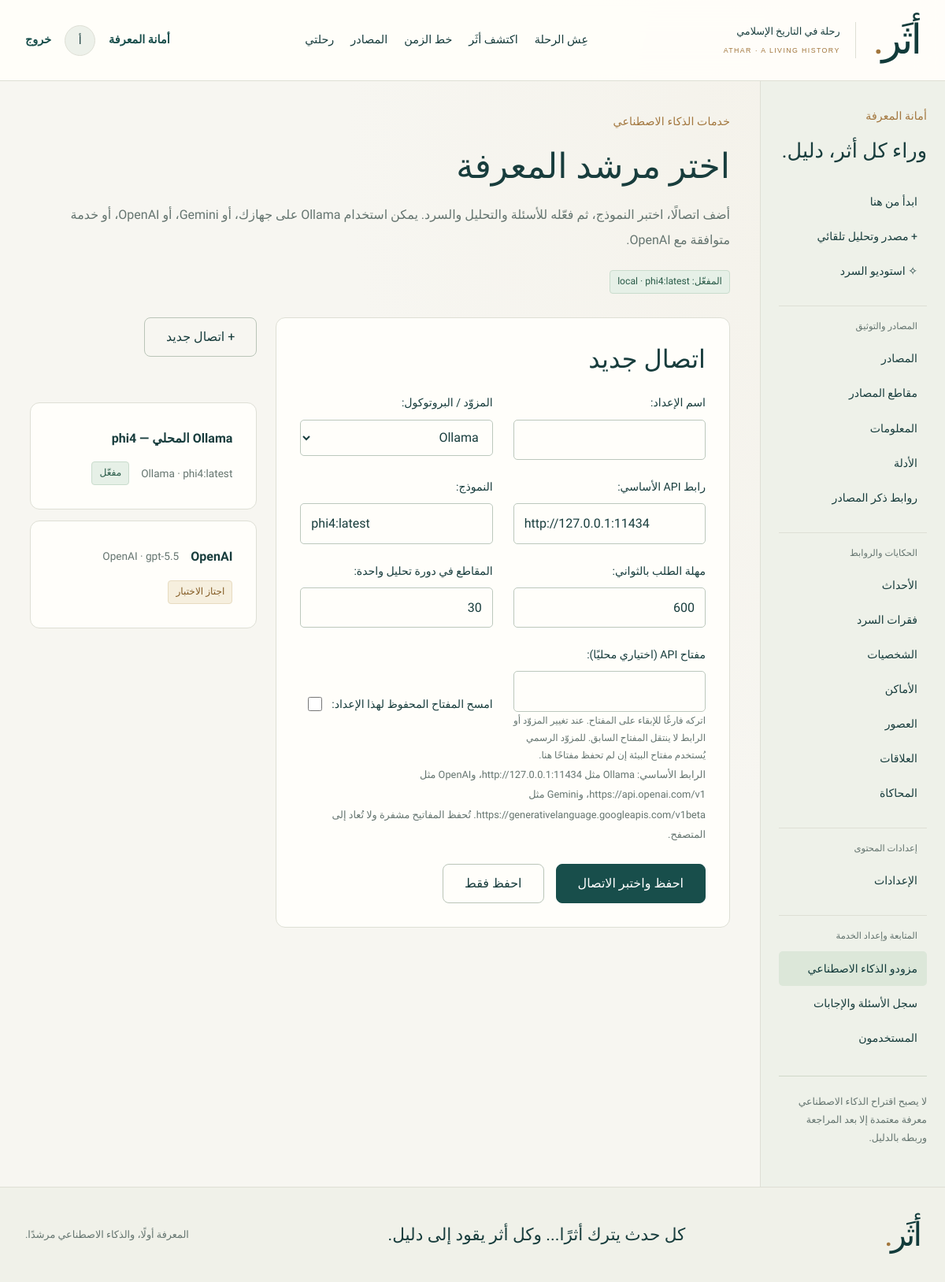
The page /dashboard/ai-providers/ (signed in) on the database as committed earlier.
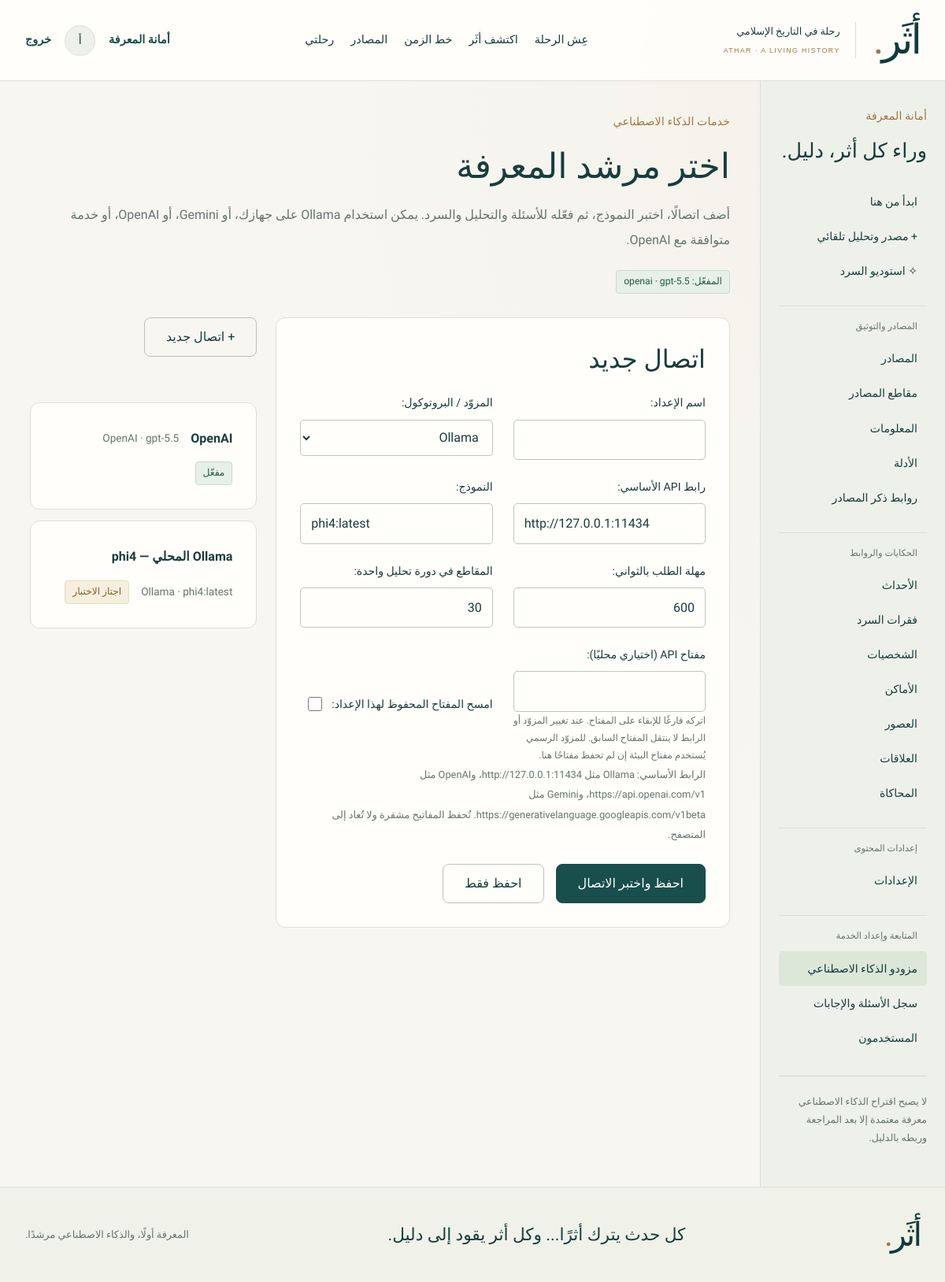
The same page on the database as committed later.
### apps/ai/models.py (models this page shows, shortened)
class ProviderConfiguration(models.Model):
    name = models.CharField('اسم الإعداد', max_length=120)
    kind = models.CharField('المزوّد / البروتوكول', max_length=20, choices=[('local', 'Ollama'), ('gemini', 'Gemini'), ('openai', 'OpenAI'), ('compatible', 'متوافق مع OpenAI')])
    base_url = models.URLField('رابط API الأساسي', max_length=2048)
    model = models.CharField('النموذج', max_length=160)
    encrypted_key = models.TextField(blank=True, editable=False)
    timeout_seconds = models.PositiveIntegerField('مهلة الطلب بالثواني', default=180, validators=[MinValueValidator(10), MaxValueValidator(900)])
    analysis_chunk_limit = models.PositiveIntegerField('المقاطع في دورة تحليل واحدة', default=30, validators=[MinValueValidator(1), MaxValueValidator(200)])
    is_active = models.BooleanField(default=False, editable=False)
    tested_at = models.DateTimeField(null=True, editable=False)
    test_ok = models.BooleanField(default=False, editable=False)
    test_message = models.CharField(max_length=500, blank=True, editable=False)
    updated_at = models.DateTimeField(auto_now=True)
    class Meta:
        constraints = [models.UniqueConstraint(fields=['is_active'], condition=models.Q(is_active=True), name='one_active_ai_provider')]

### apps/dashboard/provider_views.py (the view, shortened to what this page needs)
# urls.py: path('dashboard/ai-providers/', provider_views.providers, name='ai-providers'),
@admin_required
def providers(request, pk=None):
    instance = get_object_or_404(ProviderConfiguration, pk=pk) if pk else None
    old_endpoint = (instance.kind, instance.base_url.rstrip('/')) if instance else None
    initial = {} if instance else {'kind':'local','base_url':'http://127.0.0.1:11434','model':'phi4:latest','timeout_seconds':600}
    form = ProviderForm(request.POST or None, instance=instance, initial=initial)
    return render(request,'dashboard/providers.html', admin_context(section='providers',form=form,config=instance,
        configs=ProviderConfiguration.objects.order_by('-is_active','pk'),active=active_identity()))

### apps/dashboard/provider_views.py (shortened to what this page needs)
class ProviderForm(forms.ModelForm):
    api_key = forms.CharField(label='مفتاح API (اختياري محليًا)', required=False, max_length=2000, widget=forms.PasswordInput(render_value=False), help_text='اتركه فارغًا للإبقاء على المفتاح. عند تغيير المزوّد أو الرابط لا ينتقل المفتاح السابق. للمزوّد الرسمي يُستخدم مفتاح البيئة إن لم تحفظ مفتاحًا هنا.')
    clear_key = forms.BooleanField(label='امسح المفتاح المحفوظ لهذا الإعداد', required=False)
    class Meta:
        model = ProviderConfiguration
        fields = ['name','kind','base_url','model','timeout_seconds','analysis_chunk_limit']
        widgets = {'base_url':forms.URLInput(attrs={'dir':'ltr'}), 'model':forms.TextInput(attrs={'dir':'ltr'})}

### apps/accounts/models.py (called while the page is built)
    @property
    def is_admin(self):
        return self.is_active and (self.role == self.Role.ADMIN or self.is_superuser)

### apps/accounts/permissions.py (called while the page is built)
def is_admin(user):
    return user.is_authenticated and user.is_admin

### apps/ai/configuration.py (called while the page is built)
def active_configuration():
    from .models import ProviderConfiguration
    return ProviderConfiguration.objects.filter(is_active=True).first()

### templates/dashboard/providers.html (shortened to what this page needs)
{% extends 'dashboard/base.html' %}{% block admin_content %}
<header class="studio-heading"><p class="eyebrow">خدمات الذكاء الاصطناعي</p><h1>اختر مرشد المعرفة</h1><p>أضف اتصالًا، اختبر النموذج، ثم فعّله للأسئلة والتحليل والسرد. يمكن استخدام Ollama على جهازك، أو Gemini، أو OpenAI، أو خدمة متوافقة مع OpenAI.</p><span class="badge fact">المفعّل: <bdi>{{ active.provider }} · {{ active.model }}</bdi></span></header>
<div class="provider-grid"><section class="paper"><h2>{% if config %}{{ config.name }}{% else %}اتصال جديد{% endif %}</h2>
<form method="post" data-busy-form>{% csrf_token %}{{ form.non_field_errors }}<div class="editor-grid">{% for field in form %}<div class="form-field">{{ field.errors }}{{ field.label_tag }}{{ field }}{% if field.help_text %}<small class="helptext">{{ field.help_text }}</small>{% endif %}</div>{% endfor %}</div>
<p class="muted">الرابط الأساسي: Ollama مثل <bdi>http://127.0.0.1:11434</bdi>، وOpenAI مثل <bdi>https://api.openai.com/v1</bdi>، وGemini مثل <bdi>https://generativelanguage.googleapis.com/v1beta</bdi>. تُحفظ المفاتيح مشفرة ولا تُعاد إلى المتصفح.</p>
<div class="actions"><button class="button" name="action" value="test" data-busy-label="نختبر التوليد من النموذج…" type="submit">احفظ واختبر الاتصال</button><button class="button secondary" name="action" value="save" type="submit">احفظ فقط</button></div></form>
{% if config.test_ok and not config.is_active %}<form method="post" action="{% url 'ai-provider-activate' config.pk %}">{% csrf_token %}<button type="submit" class="button">فعّل هذا المزوّد</button></form>{% endif %}</section>
<aside><a class="button secondary" href="{% url 'ai-providers' %}">+ اتصال جديد</a><div class="studio-runs section">{% for item in configs %}<a class="paper studio-run" href="{% url 'ai-provider-edit' item.pk %}"><strong>{{ item.name }}</strong><small><bdi>{{ item.get_kind_display }} · {{ item.model }}</bdi></small>{% if item.is_active %}<span class="badge fact">مفعّل</span>{% elif item.test_ok %}<span class="badge interpretation">اجتاز الاختبار</span>{% else %}<span class="badge neutral">يحتاج اختبارًا</span>{% endif %}</a>{% endfor %}</div></aside></div>
{% endblock %}

Rows that differ between the two databases and show on the page:
changed ProviderConfiguration "OpenAI": is_active "اجتاز الاختبار" → "مفعّل"; moves up the list
changed ProviderConfiguration "Ollama المحلي — phi4": is_active "مفعّل" → "اجتاز الاختبار"
Other text that changed with them:
{{ active.provider }}: "local" → "openai"
{{ active.model }}: "phi4:latest" → "gpt-5.5"
